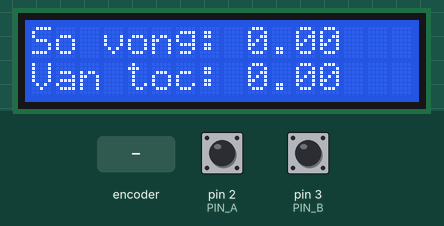
The sketch below on a simulated Arduino Uno, built with avr-gcc and run on an emulated ATmega328P. Parts: 16×2 character LCD. The test bench sets the inputs (shaded band); at power-on: pin 2 (PIN_A) HIGH, pin 3 (PIN_B) HIGH. What the sketch prints to the serial monitor is not drawn.

Above: at 1.2 s.
1.3 s: rotary encoder on pin 2 (PIN_A) / pin 3 (PIN_B) turned 3 steps (first pin leading)
At 1.52 s:
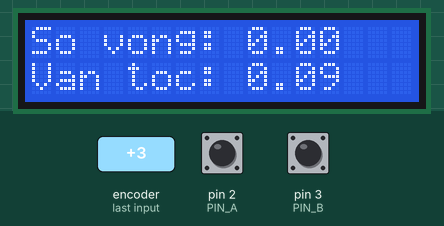
4.9 s: rotary encoder on pin 2 (PIN_A) / pin 3 (PIN_B) turned 2 steps (second pin leading)
At 5.11 s:
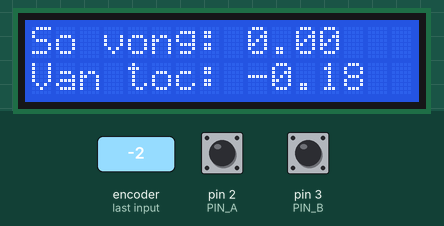
6.8 s: rotary encoder on pin 2 (PIN_A) / pin 3 (PIN_B) turned 2 steps (second pin leading)
At 7.6 s:
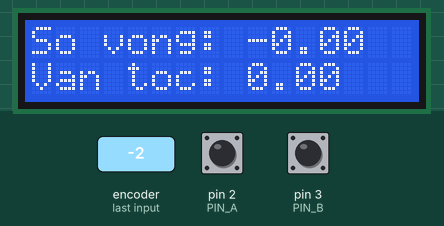
10.2 s: rotary encoder on pin 2 (PIN_A) / pin 3 (PIN_B) turned 1 step (first pin leading)
At 10.35 s:
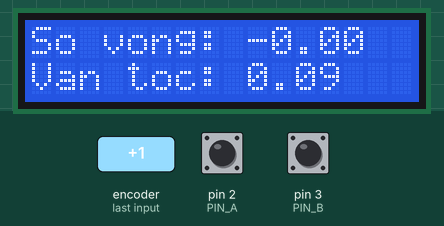
Timing chart, 0 to 13.2 s (numbered marks = the images above; inputs shaded):
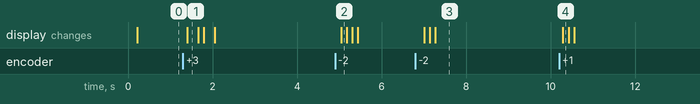

Measured:
- after the input at 1.3 s, the display: changes after 0.10 s (image 1)
- after the input at 4.9 s, the display: changes after 0.15 s (image 2)
- after the input at 6.8 s, the display: first changes after 0.21 s (image 3 shows a later state)
- after the input at 10.2 s, the display: changes after 0.09 s (image 4)

The sketch:

TestWokwo.ino
```cpp
#include <LiquidCrystal_I2C.h>

/* datasheet:
Green = A phase | White= B phase
Red = Vcc positive power supply | Black = Vo (Ground)


*/
// 2 chân phải hỗ trợ ngắt
#define PIN_A 2
#define PIN_B 3

volatile long viTri = 0;

int motVongQuay = 5200;
float vongQuay = 0;

float vanToc = 0;
long viTriCu = 0;
const int delayTime = 100;
unsigned long lastTime;

LiquidCrystal_I2C lcd(0x27, 16, 2);

void setup() {
    pinMode(PIN_A, INPUT_PULLUP);
    pinMode(PIN_B, INPUT_PULLUP);

    attachInterrupt(digitalPinToInterrupt(PIN_A), ngatA, RISING);
    attachInterrupt(digitalPinToInterrupt(PIN_B), ngatB, RISING);

    Serial.begin(9600);
    lcd.init();
    lcd.backlight();
    lastTime = millis();
}

void loop() {
    unsigned long currentTime = millis();
    const long viTriHienTai = viTri;

    vongQuay = viTriHienTai / (float)motVongQuay;

    float vongQuayThayDoi = (viTriHienTai - viTriCu) / (float)motVongQuay;
    vanToc = (vongQuayThayDoi / ((currentTime - lastTime) / 60000.0));

    Serial.print("So vong quay: ");
    Serial.println(vongQuay);
    Serial.print("Van toc: ");
    Serial.print(vanToc);
    Serial.println(" v/p");
    Serial.print("Position: ");
    Serial.println(viTri);

    lcd.clear();
    lcd.setCursor(0, 0);
    lcd.print("So vong: ");
    lcd.print(vongQuay);
    lcd.setCursor(0, 1);
    lcd.print("Van toc: ");
    lcd.print(vanToc, 2);

    viTriCu = viTriHienTai;
    lastTime = currentTime;
    delay(delayTime);
}

void ngatA() {
    if (digitalRead(PIN_B) == LOW) {
        viTri++;
    } else {
        viTri--;
    }
}

void ngatB() {
    if (digitalRead(PIN_A) == LOW) {
        viTri--;
    } else {
        viTri++;
    }
}
```
